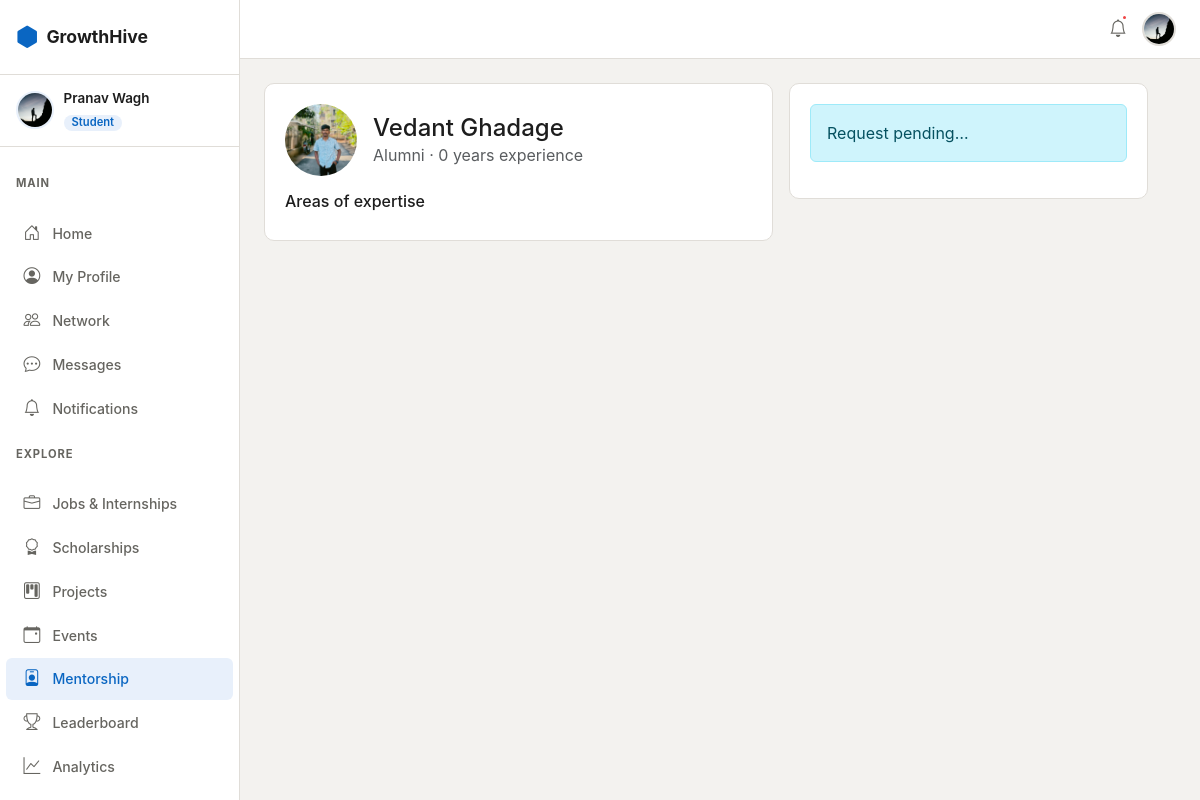
The app's page /mentorship/mentor/8/ (signed in) with its own data.
### apps/accounts/models.py (models this page shows, shortened)
class User(AbstractUser):
    class Role(models.TextChoices):
        STUDENT = 'student', 'Student'
        ALUMNI  = 'alumni',  'Alumni'
        TEACHER = 'teacher', 'Teacher'
    username   = None
    email      = models.EmailField(unique=True)
    first_name = models.CharField(max_length=50)
    last_name  = models.CharField(max_length=50)
    role = models.CharField(max_length=20, choices=Role.choices, default=Role.STUDENT)
    department = models.CharField(
        max_length=20,
        choices=DEPARTMENT_CHOICES,
        blank=True,
        default='',
    )
    is_email_verified = models.BooleanField(default=False)
    created_at = models.DateTimeField(auto_now_add=True)
    updated_at = models.DateTimeField(auto_now=True)
    USERNAME_FIELD  = 'email'
    REQUIRED_FIELDS = ['first_name', 'last_name']
    objects = UserManager()
    def get_full_name(self):
        return f'{self.first_name} {self.last_name}'.strip()
    @property
    def is_student(self):
        return self.role == self.Role.STUDENT

class Profile(models.Model):
    user = models.OneToOneField(User, on_delete=models.CASCADE, related_name='profile')
    bio    = models.TextField(max_length=500, blank=True)
    avatar = models.ImageField(upload_to='avatars/', blank=True, null=True)
    banner = models.ImageField(upload_to='banners/', blank=True, null=True)
    graduation_year = models.PositiveIntegerField(null=True, blank=True)
    current_year    = models.PositiveSmallIntegerField(null=True, blank=True)
    current_working_company = models.CharField(max_length=200, blank=True)
    working_domain          = models.CharField(max_length=200, blank=True)
    github_url   = models.URLField(blank=True)
    linkedin_url = models.URLField(blank=True)
    website      = models.URLField(blank=True)
    location     = models.CharField(max_length=100, blank=True)
    skills = models.ManyToManyField('Skill', through='UserSkill', blank=True)
    resume = models.FileField(upload_to='resumes/', blank=True, null=True)
    points      = models.PositiveIntegerField(default=0)
    streak_days = models.PositiveIntegerField(default=0)
    last_active = models.DateField(null=True, blank=True)
    is_open_to_work   = models.BooleanField(default=False)
    is_open_to_mentor = models.BooleanField(default=False)
    skill_embedding     = models.JSONField(null=True, blank=True)
    embedding_updated_at = models.DateTimeField(null=True, blank=True)
    created_at = models.DateTimeField(auto_now_add=True)
    updated_at = models.DateTimeField(auto_now=True)
    def get_avatar_url(self):
        if self.avatar:
            return self.avatar.url
        return '/static/images/default-avatar.png'

### apps/mentorship/models.py (models this page shows, shortened)
class MentorProfile(models.Model):
    user       = models.OneToOneField(
        settings.AUTH_USER_MODEL, on_delete=models.CASCADE, related_name='mentor_profile'
    )
    expertise  = models.TextField(help_text='Comma-separated topics, e.g. Machine Learning, Career, DSA')
    experience = models.PositiveIntegerField(default=0, help_text='Years of experience')
    bio        = models.TextField(blank=True)
    is_active  = models.BooleanField(default=True)
    created_at = models.DateTimeField(auto_now_add=True)
    def expertise_list(self):
        return [e.strip() for e in self.expertise.split(',') if e.strip()]

### apps/mentorship/views.py (the view)
# urls.py: path('mentor/<int:user_id>/',              views.mentor_detail_view,  name='detail'),
@login_required
@verified_required
def mentor_detail_view(request, user_id):
    mentor_user = get_object_or_404(User, pk=user_id)
    mentor_profile = get_object_or_404(MentorProfile, user=mentor_user, is_active=True)
    existing = MentorshipRequest.objects.filter(mentee=request.user, mentor=mentor_user).first()
    form = MentorshipRequestForm()
    return render(request, 'mentorship/mentor_detail.html', {
        'mentor_user': mentor_user,
        'mentor_profile': mentor_profile,
        'existing': existing,
        'form': form,
    })

### templates/mentorship/mentor_detail.html (shortened to what this page needs)
{% extends 'base.html' %}
{% block content %}
<div class="row g-3" style="max-width:900px;">
  <div class="col-lg-7">
    <div class="gh-card mb-3">
      <div class="d-flex align-items-center gap-3 mb-3">
        <img src="{{ mentor_user.profile.get_avatar_url }}" style="width:72px;height:72px;border-radius:50%;object-fit:cover;" alt=""/>
        <div>
          <h2 class="h4 mb-0">{{ mentor_user.get_full_name }}</h2>
          <span class="text-muted">{{ mentor_user.get_role_display }} · {{ mentor_profile.experience }} years experience</span>
        </div>
      </div>
      <h6 class="mt-3">Areas of expertise</h6>
    </div>
  </div>
  <div class="col-lg-5">
    <div class="gh-card">
      {% if mentor_user == request.user %}
      <a href="{% url 'mentorship:become' %}" class="btn gh-btn-outline w-100">Edit mentor profile</a>
      {% elif existing %}
        {% if existing.status == 'pending' %}
        <div class="alert alert-info">Request pending…</div>
        {% elif existing.status == 'accepted' %}
        <div class="alert alert-success">You're connected as mentee!</div>
        <a href="{% url 'mentorship:book' existing.pk %}" class="btn gh-btn-primary w-100 mt-2">Book a session</a>
        {% elif existing.status == 'rejected' %}
        <div class="alert alert-danger">Request was declined.</div>
        {% endif %}
      {% endif %}
    </div>
  </div>
</div>
{% endblock %}

### templates/base.html (shortened to what this page needs)
{% load static %}
<!DOCTYPE html>
<html lang="en" data-theme="light">
<head>
  <link rel="stylesheet" href="https://cdn.jsdelivr.net/npm/bootstrap@5.3.3/dist/css/bootstrap.min.css" />
  <link rel="stylesheet" href="https://cdn.jsdelivr.net/npm/bootstrap-icons@1.11.3/font/bootstrap-icons.min.css" />
  <link rel="stylesheet" href="{% static 'css/main.css' %}" />
</head>
<body>
  {% if user.is_authenticated %}
  <div class="gh-wrapper">
    <aside class="gh-sidebar" id="sidebar">
      <div class="gh-sidebar-logo">
        <a href="{% url 'accounts:dashboard' %}" class="gh-logo-link">
          <span class="gh-logo-icon"><i class="bi bi-hexagon-fill"></i></span>
          <span class="gh-logo-text">GrowthHive</span>
        </a>
      </div>
      <div class="gh-sidebar-user">
        <img src="{{ user.profile.get_avatar_url }}" class="gh-sidebar-avatar" alt="avatar" />
        <div class="gh-sidebar-user-info">
          <span class="gh-sidebar-name">{{ user.first_name }} {{ user.last_name }}</span>
          <span class="gh-sidebar-role badge">{{ user.get_role_display }}</span>
        </div>
      </div>
      <nav class="gh-nav">
        <p class="gh-nav-section">Main</p>
        <a href="{% url 'social:feed' %}"
          class="gh-nav-link {% if 'social' in request.resolver_match.app_name %}active{% endif %}">
          <i class="bi bi-house-door"></i><span>Home</span>
        </a>
        <a href="{% url 'accounts:profile' %}"
          class="gh-nav-link {% if request.resolver_match.url_name == 'profile' %}active{% endif %}">
          <i class="bi bi-person-circle"></i><span>My Profile</span>
        </a>
        <a href="{% url 'connections:network' %}"
          class="gh-nav-link {% if 'connections' in request.resolver_match.app_name %}active{% endif %}">
          <i class="bi bi-people"></i><span>Network</span>
        </a>
        <a href="{% url 'chat:inbox' %}"
          class="gh-nav-link {% if 'chat' in request.resolver_match.app_name %}active{% endif %}">
          <i class="bi bi-chat-dots"></i><span>Messages</span>
        </a>
        <a href="{% url 'notifications:list' %}"
          class="gh-nav-link {% if 'notifications' in request.resolver_match.app_name %}active{% endif %}">
          <i class="bi bi-bell"></i><span>Notifications</span>
        </a>
        <p class="gh-nav-section">Explore</p>
        <a href="{% url 'jobs:list' %}"
          class="gh-nav-link {% if 'jobs' in request.resolver_match.app_name %}active{% endif %}">
          <i class="bi bi-briefcase"></i><span>Jobs & Internships</span>
        </a>
        <a href="{% url 'scholarships:list' %}"
          class="gh-nav-link {% if 'scholarships' in request.resolver_match.app_name %}active{% endif %}">
          <i class="bi bi-award"></i><span>Scholarships</span>
        </a>
        <a href="{% url 'projects:list' %}"
          class="gh-nav-link {% if 'projects' in request.resolver_match.app_name %}active{% endif %}">
          <i class="bi bi-kanban"></i><span>Projects</span>
        </a>
        <a href="{% url 'events:list' %}"
          class="gh-nav-link {% if 'events' in request.resolver_match.app_name %}active{% endif %}">
          <i class="bi bi-calendar-event"></i><span>Events</span>
        </a>
        <a href="{% url 'mentorship:list' %}"
          class="gh-nav-link {% if 'mentorship' in request.resolver_match.app_name %}active{% endif %}">
          <i class="bi bi-person-badge"></i><span>Mentorship</span>
        </a>
        <a href="{% url 'gamification:leaderboard' %}"
          class="gh-nav-link {% if 'gamification' in request.resolver_match.app_name %}active{% endif %}">
          <i class="bi bi-trophy"></i><span>Leaderboard</span>
        </a>
        <a href="{% url 'analytics:dashboard' %}"
          class="gh-nav-link {% if 'analytics' in request.resolver_match.app_name %}active{% endif %}">
          <i class="bi bi-graph-up"></i><span>Analytics</span>
        </a>
        {% if user.is_student %}
        <p class="gh-nav-section">Students</p>
        {% endif %}
      </nav>
    </aside>
    <main class="gh-main">
      <div class="gh-topbar">
        <div class="gh-topbar-actions">
          <a href="{% url 'notifications:list' %}" class="gh-icon-btn" id="notifBtn" title="Notifications">
            <i class="bi bi-bell"></i>
            <span class="gh-notif-dot"></span>
          </a>
          <a href="{% url 'accounts:profile' %}" class="gh-topbar-avatar">
            <img src="{{ user.profile.get_avatar_url }}" alt="avatar" />
          </a>
        </div>
      </div>
      <div class="gh-content">
        {% block content %}{% endblock %}
      </div>
    </main>
  </div>
  {% endif %}
</body>
</html>

### static/css/main.css (style rules this page uses)
:root { --gh-blue: #0a66c2; --gh-blue-lt: #e8f0fb; --gh-purple: #6941c6; --gh-teal: #0891b2; --gh-amber: #d97706; --gh-green: #059669; --gh-bg: #f3f2ef; --gh-surface: #ffffff; --gh-border: #e0ddd8; --gh-text: #1d1d1d; --gh-muted: #666560; --gh-sidebar-w: 240px; --gh-radius: 10px; }
*, *::before, *::after { box-sizing: border-box; margin: 0; padding: 0; }
body { font-family: -apple-system, 'Segoe UI', sans-serif; background: var(--gh-bg); color: var(--gh-text); }
.gh-wrapper { display: flex; min-height: 100vh; }
.gh-sidebar { width: var(--gh-sidebar-w); background: var(--gh-surface); border-right: 1px solid var(--gh-border); display: flex; flex-direction: column; position: fixed; top: 0; left: 0; height: 100vh; z-index: 200; overflow-y: auto; transition: transform .25s; }
.gh-main { flex: 1; margin-left: var(--gh-sidebar-w); display: flex; flex-direction: column; min-height: 100vh; }
.gh-content { padding: 1.5rem; flex: 1; }
.gh-sidebar-logo { padding: 1.25rem 1rem; border-bottom: 1px solid var(--gh-border); }
.gh-logo-link { display: flex; align-items: center; gap: .5rem; text-decoration: none; color: var(--gh-text); font-weight: 700; font-size: 1.1rem; }
.gh-logo-icon { color: var(--gh-blue); font-size: 1.4rem; }
.gh-sidebar-user { padding: .85rem 1rem; display: flex; align-items: center; gap: .6rem; border-bottom: 1px solid var(--gh-border); }
.gh-sidebar-avatar { width: 38px; height: 38px; border-radius: 50%; object-fit: cover; border: 2px solid var(--gh-blue-lt); }
.gh-sidebar-name { display: block; font-weight: 600; font-size: .84rem; white-space: nowrap; overflow: hidden; text-overflow: ellipsis; max-width: 130px; }
.gh-sidebar-role { font-size: .7rem; background: var(--gh-blue-lt); color: var(--gh-blue); border: none; padding: .15rem .5rem; border-radius: 20px; font-weight: 600; text-transform: capitalize; }
.gh-nav { flex: 1; padding: .75rem 0; }
.gh-nav-section { font-size: .7rem; font-weight: 700; letter-spacing: .08em; text-transform: uppercase; color: var(--gh-muted); padding: .5rem 1rem .25rem; margin-top: .5rem; }
.gh-nav-link { display: flex; align-items: center; gap: .65rem; padding: .55rem 1rem; text-decoration: none; color: var(--gh-muted); font-size: .88rem; font-weight: 500; border-radius: 6px; margin: 1px 6px; transition: background .15s, color .15s; position: relative; }
.gh-nav-link:hover, .gh-nav-link.active { background: var(--gh-blue-lt); color: var(--gh-blue); }
.gh-nav-link i { font-size: 1.05rem; width: 20px; text-align: center; }
.gh-topbar { background: var(--gh-surface); border-bottom: 1px solid var(--gh-border); padding: .65rem 1.5rem; display: flex; align-items: center; gap: 1rem; position: sticky; top: 0; z-index: 100; }
.gh-topbar-actions { display: flex; align-items: center; gap: .6rem; margin-left: auto; }
.gh-icon-btn { background: none; border: none; cursor: pointer; font-size: 1.1rem; color: var(--gh-muted); padding: .35rem; border-radius: 50%; position: relative; transition: background .15s; }
.gh-notif-dot { position: absolute; top: 4px; right: 4px; width: 7px; height: 7px; background: #ef4444; border-radius: 50%; border: 2px solid #fff; }
.gh-topbar-avatar img { width: 34px; height: 34px; border-radius: 50%; object-fit: cover; border: 2px solid var(--gh-border); }
.gh-card { background: var(--gh-surface); border: 1px solid var(--gh-border); border-radius: var(--gh-radius); padding: 1.25rem; }

### records on screen
User: profile.get_avatar_url (picture), first_name "Pranav", last_name "Wagh", role "Student"
User: profile.get_avatar_url (picture), get_full_name "Vedant Ghadage", role "Alumni"
MentorProfile: experience "0"
